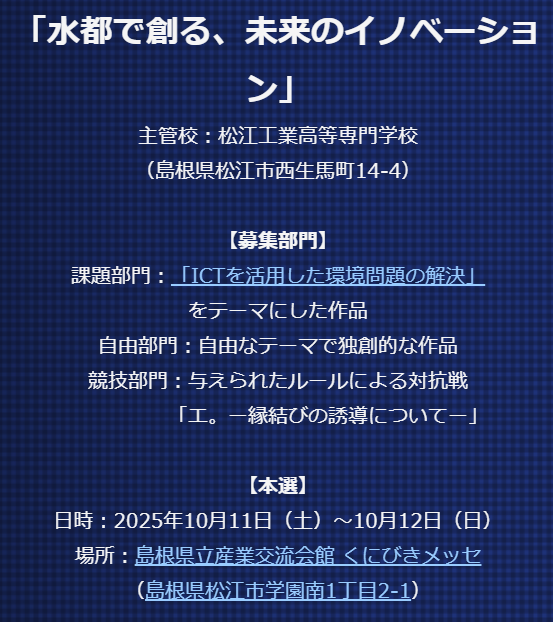
#> input picture test_images/proconhp.png, 553 x 622 px
$ python test_finding_contours.py
#> lines starting #> are read from the running program, lines starting #| are printed output that depends on the picture; after the words box and inside, x2 and y2 are one past the last pixel; in counts of white or black regions, pixels touching at a corner belong together
import cv2
import os

joined_path: str = os.path.join(os.path.dirname(__file__), "test_images/proconhp.png")
print(joined_path)
img: cv2.typing.MatLike = cv2.imread(joined_path)
#> img is the input picture: shape (622, 553, 3); mean B, G, R 98.9, 51, 37
cv2.imshow("in", img)
gray: cv2.typing.MatLike = cv2.cvtColor(img, cv2.COLOR_BGR2GRAY)
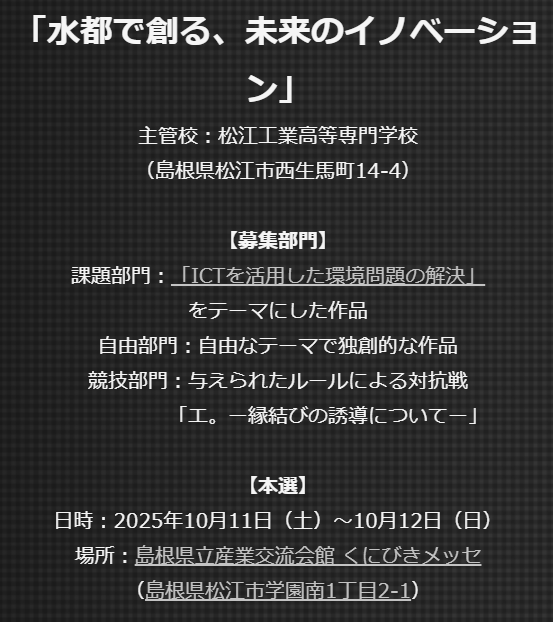
#> gray: shape (622, 553); min 26, max 245, mean 52.3
_, binary = cv2.threshold(gray, 150, 255, cv2.THRESH_OTSU)
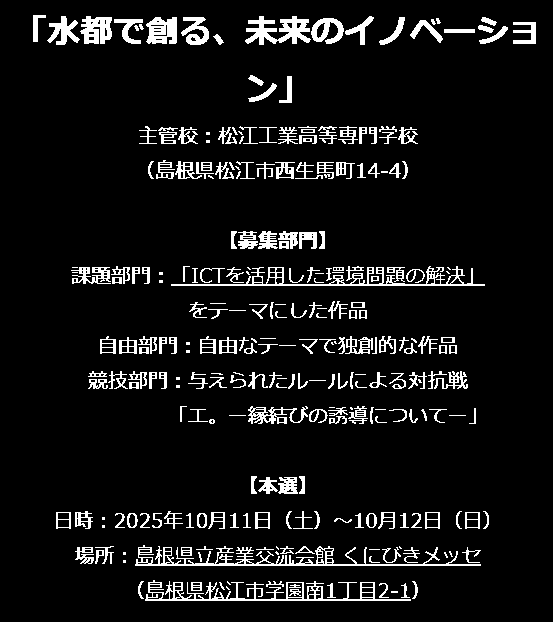
#> binary: shape (622, 553); 7.8% white; 273 white regions (65 under 20 px)
contours, _ = cv2.findContours(binary, cv2.RETR_LIST, cv2.CHAIN_APPROX_SIMPLE)
#> contours = 588 contours, 281 with area under 20; largest, box (x1, y1, x2, y2) and area: (145, 580, 411, 601) 1577, (135, 545, 481, 566) 1422, (171, 266, 485, 286) 1412, (245, 16, 311, 45) 888, (146, 17, 177, 44) 632

# sizes: dict[int, int] = {}

for i, contour in enumerate(contours):
    # [6 lines of commented-out code are left out]

    x, y, w, h = cv2.boundingRect(contour)
    cv2.rectangle(
        img,
        (x, y),
        (x + w, y + h),
        ((i * 10 % 256), ((i + 8) * 10 % 256), ((i + 16) * 10 % 256)),
        2,
    )
#> this loop made 588 passes
#> (x, y, w, h) on passes 1 to 3: (361, 597, 13, 3), (287, 597, 16, 3), (217, 597, 6, 3)
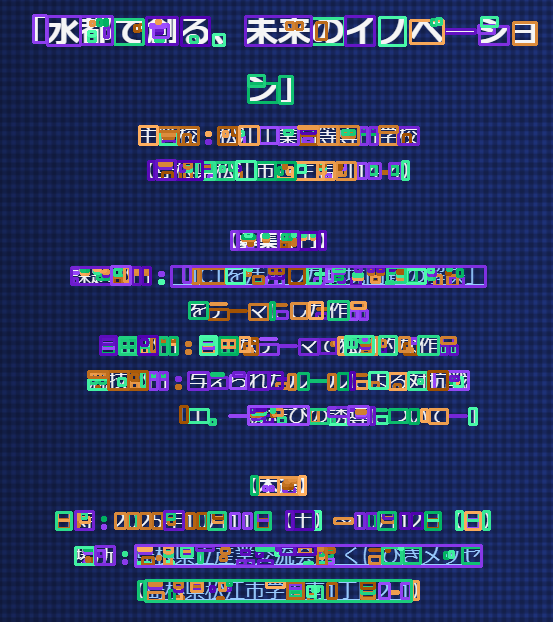
#> img: shape (622, 553, 3); 14.98% of pixels changed, all inside (x1, y1, x2, y2) = (32, 14, 538, 603)

# print(sizes)

cv2.imshow("out", img)
# cv2.waitKey(0)
# cv2.imshow("binary", binary)
cv2.waitKey(0)
cv2.imwrite("out.png", img)
